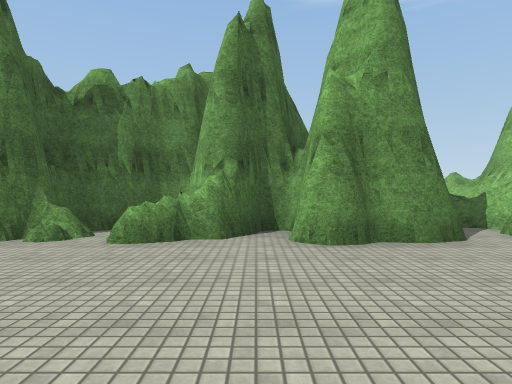
View 1 (above)

24 first-person views from a walk through a 3-D level made in the Unity game engine. The camera is 1.3 m above the floor, looks level and sees 75° across. The floor is counted in squares, 2 m on a side. Each view is taken from the middle of a square. On the plan, view 1 faces up. The plan holds only what a view shows up to about 10 squares ahead; the rest is blank. The place goes on beyond the plan. The player character is not drawn. Surface patterns are stand-ins for the level's own textures.

View 2
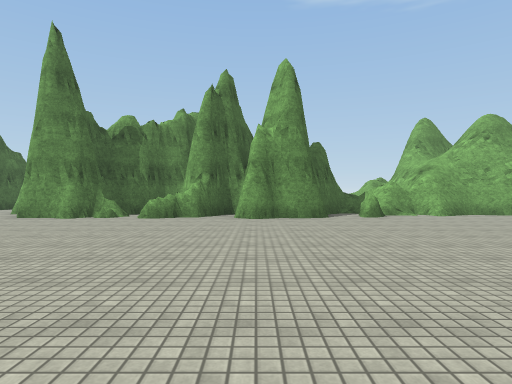

View 3
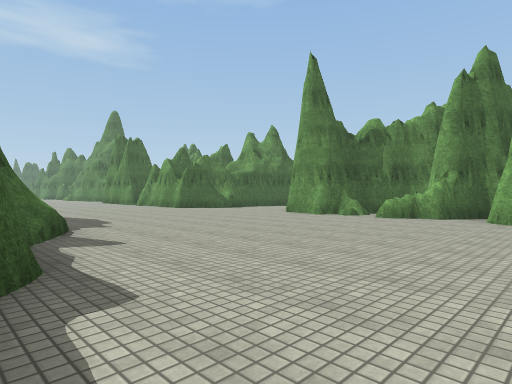

View 4
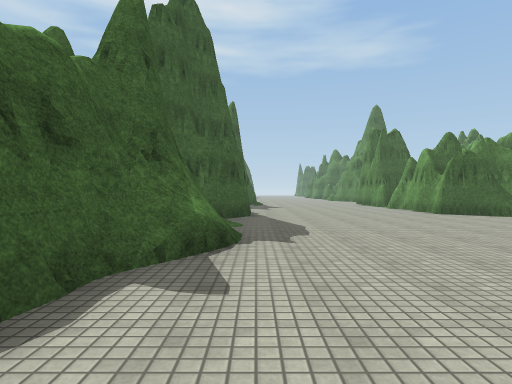

View 5
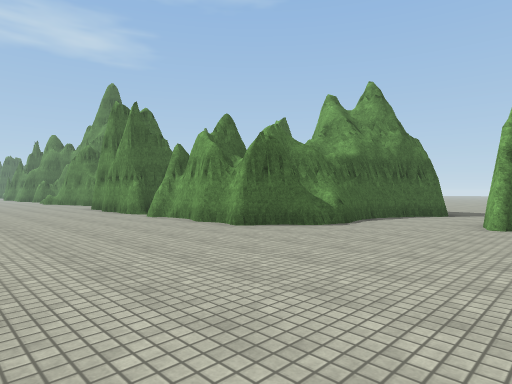

View 6
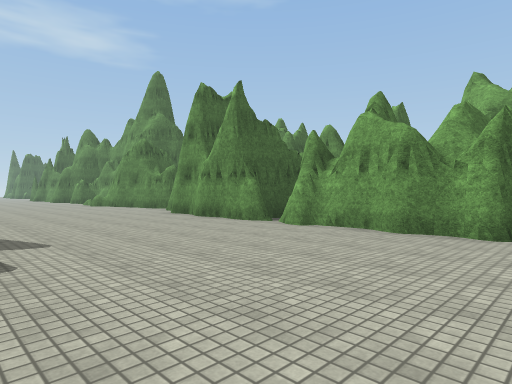

View 7
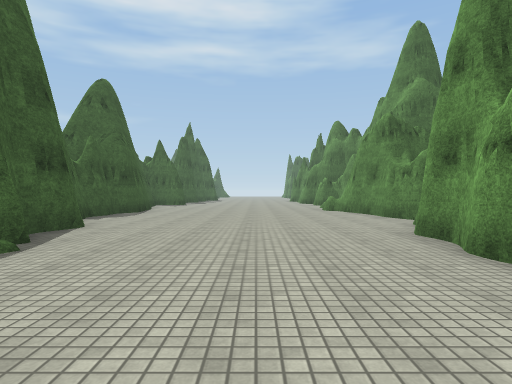

View 8
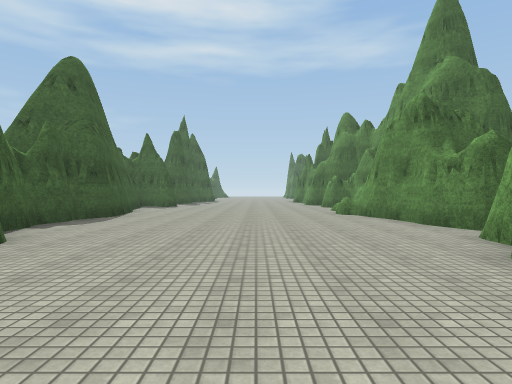

View 9
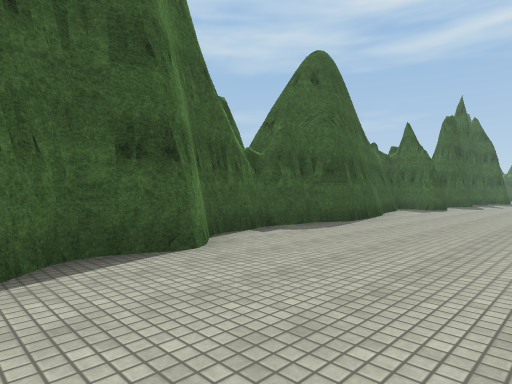

View 10
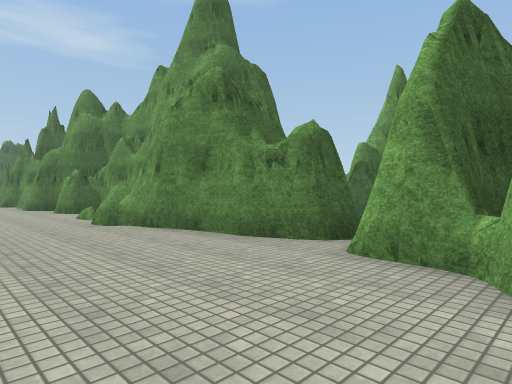

View 11
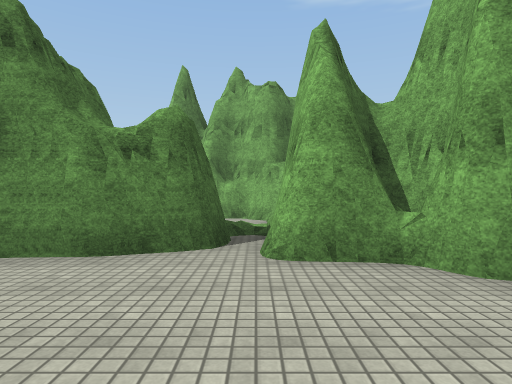

View 12
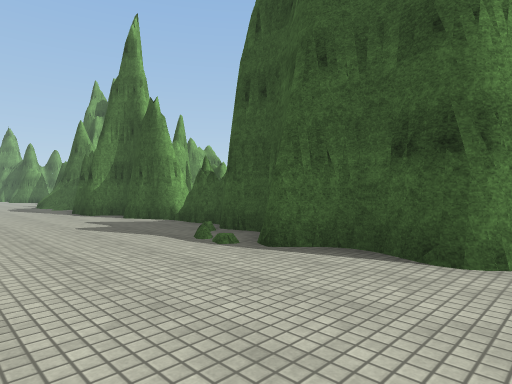

View 13
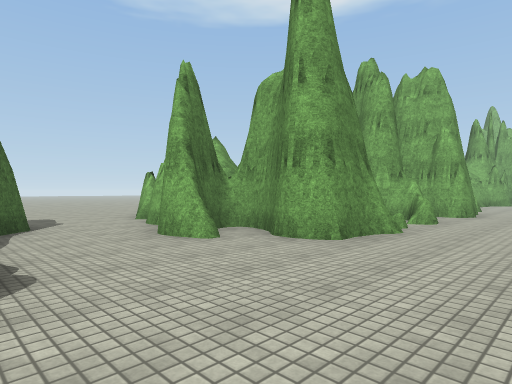

View 14
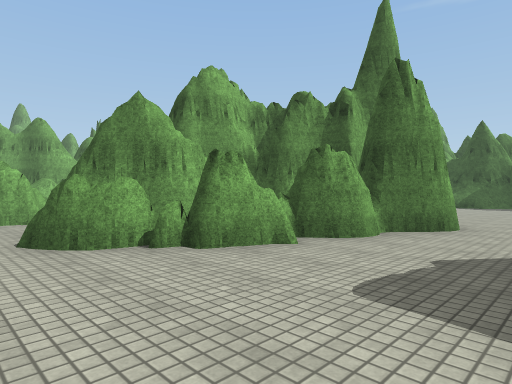

View 15
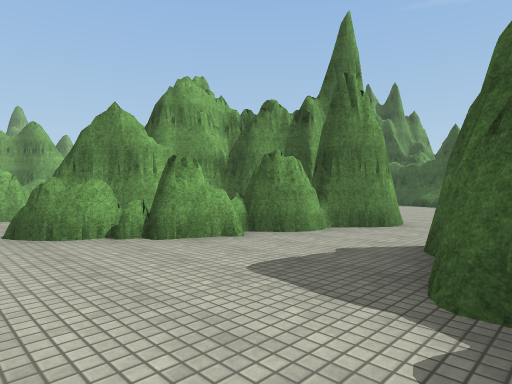

View 16
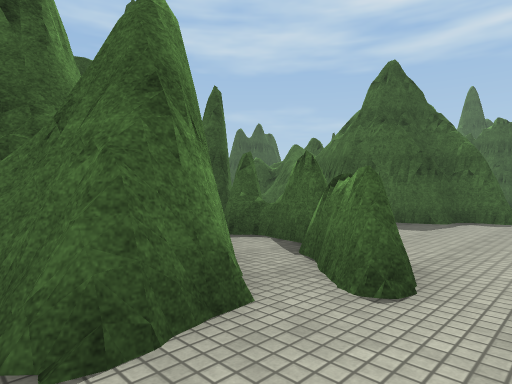

View 17
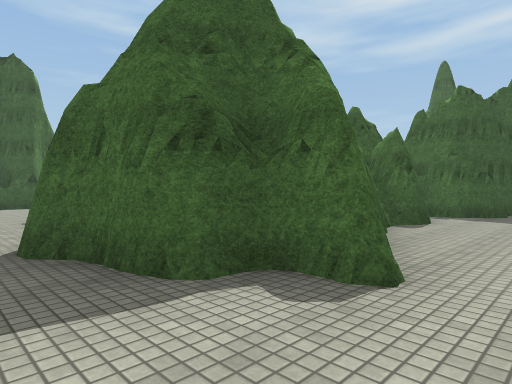

View 18
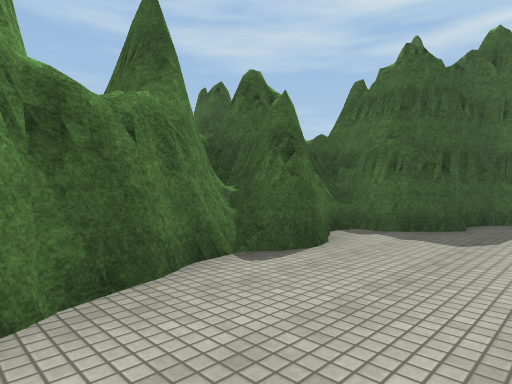

View 19
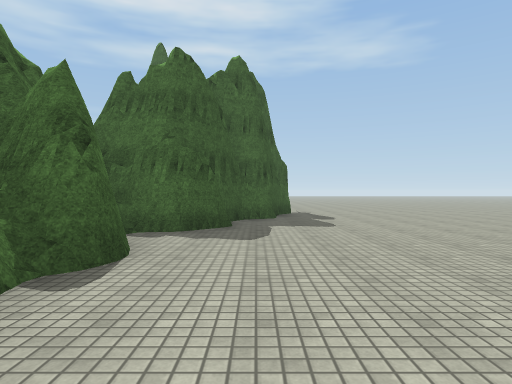

View 20
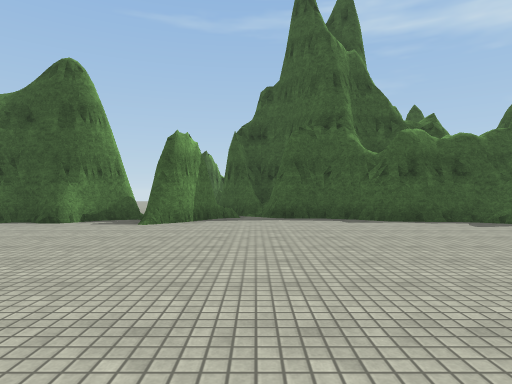

View 21
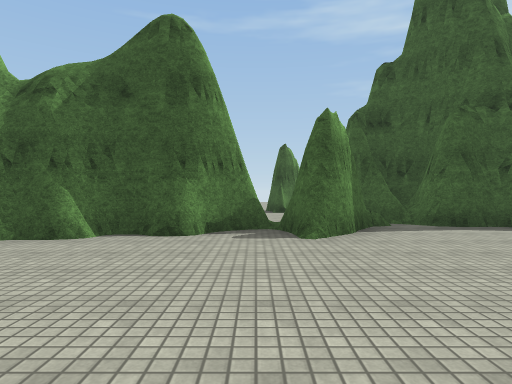

View 22
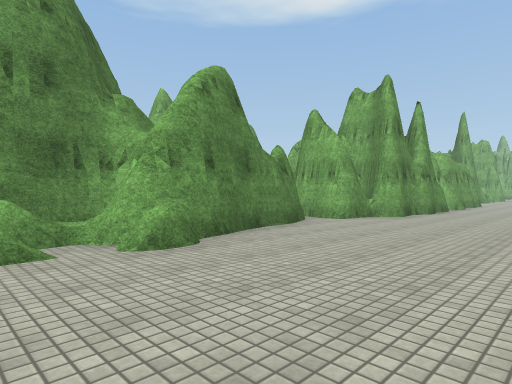

View 23
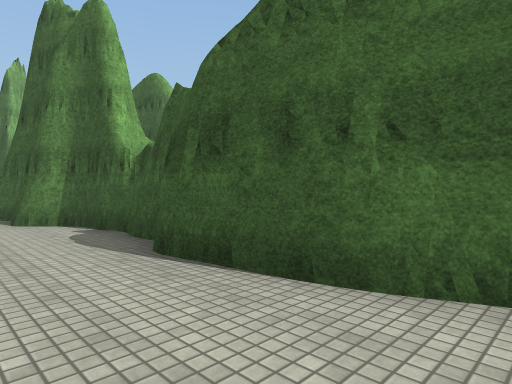

View 24
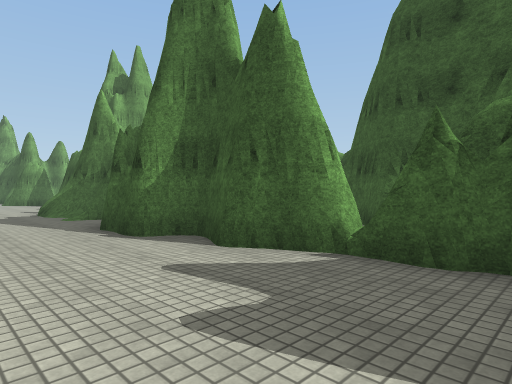

### Floor plan
Key: @ floor where view 1 was taken; # wall or solid block; . main floor; : floor 0.25 m higher than the main floor; / step, stairs or slope; = window, fence, low wall or low ledge.
Columns run from 27 left of view 1 to 7 right of it. Each row starts with its distance up from view 1.
 13       ##...................
 12        ##........##.....#..#
 11         ###....#####...###.##
 10     ##..  ######  ##..#####      #
  9       ##  #        #..###        #
  8        =          ##..###        #
  7                   #..## ###    # #
  6  ##   ##          #..##############
  5 ##########       ##...###=####.#//.
  4 =.##....###########......==........
  3 ..................................
  2 ..................................
  1 ..................................
  0 ...........................@.......
 -1 ...................................
 -2 ..........#:.......................
 -3 .###..###################......#.##
 -4 ##   ##                #####..####
 -5                            ###
 -6                             ###..
 -7                                ..

Where each view was taken, in squares from view 1:
view 1: 0 up, 0 right, facing up
view 2: 4 down, 1 right, facing up
view 3: 4 down, 2 right, facing up-left
view 4: 2 down, 0 right, facing left
view 5: 1 down, 5 left, facing up-left
view 6: 2 down, 9 left, facing up-left
view 7: 1 up, 13 left, facing left
view 8: 1 up, 15 left, facing left
view 9: 1 up, 17 left, facing down-left
view 10: 1 up, 18 left, facing up-left
view 11: 1 up, 20 left, facing up
view 12: 1 up, 20 left, facing down-right
view 13: 2 up, 9 left, facing up-right
view 14: 13 up, 8 left, facing down-right
view 15: 13 up, 9 left, facing down-right
view 16: 13 up, 1 left, facing down-left
view 17: 13 up, 7 left, facing down-left
view 18: 13 up, 11 left, facing down-left
view 19: 12 up, 11 left, facing left
view 20: 4 up, 2 right, facing down
view 21: 2 up, 5 right, facing down
view 22: 0 up, 27 left, facing up-right
view 23: 1 down, 27 left, facing down-right
view 24: 0 up, 15 left, facing down-right
